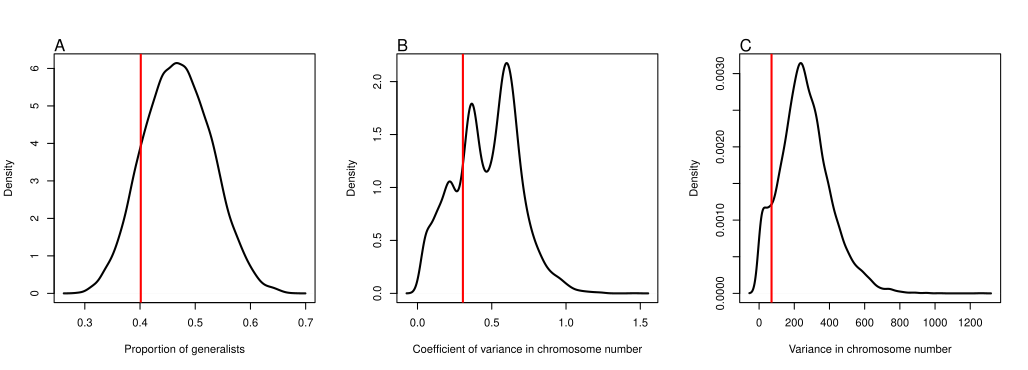

This figure's R source:
# Terrence Sylvester
# pradakshanas@gmail.com
# August 31, 2021

# read in data
load("../results/6a.model.adequacy.test.Lepidoptera.rate.analysis.feeding.RData")

# get the proportion of non direct developing taxa 
par(mfcol = c(1,3))
prop.Gen <- c()
for(i in 1:100){
  for(j in 1:100){
    prop.Gen <-  c(prop.Gen, sum(results.final[[i]]$states[[j]])/length(results.final[[i]]$states[[j]]))
  }
}
#plot the proportion of non direct development
plot(density(prop.Gen),
     main = "",
     xlab = "Proportion of generalists",
     lwd = 2)
abline(v = sum(MCMC.dat$gen.prob)/nrow(MCMC.dat),
       col = "red",
       lwd = 2)
#plot title
mtext(text = "A",
      line = 0,
      outer = F,
      side = 3,
      adj = 0,
      cex = 1)
# observed coefficient of variance in chromosome number
obs.coef.var <- sd(MCMC.dat$Chroms) / mean(MCMC.dat$Chroms)
# simulated coefficient of variance in chromosome number
sim.coef.var <- c()
for(i in 1:100){
  for(j in 1:100){
    sim.coef.var <- c(sim.coef.var,(sd(results.final[[i]]$chroms[[j]])/mean(results.final[[i]]$chroms[[j]])))
  }
}
plot(density(sim.coef.var),
     xlab = "Coefficient of variance in chromosome number",
     main = "",
     lwd = 2)
abline(v = obs.coef.var,
       col = "red",
       lwd = 2)
#plot title
mtext(text = "B",
      line = 0,
      outer = F,
      side = 3,
      adj = 0,
      cex = 1)
# observed variance in chromosome number
obs.var <- var(MCMC.dat$Chroms)
# simulated variance in chromosome number
sim.var <- c()
for(i in 1:100){
  for(j in 1:100){
    sim.var <- c(sim.var,(var(results.final[[i]]$chroms[[j]])))
  }
}
plot(density(sim.var),
     xlab = "Variance in chromosome number",
     main = "",
     lwd = 2)
abline(v = obs.var,
       col = "red",
       lwd = 2)
#plot title
mtext(text = "C",
      line = 0,
      outer = F,
      side = 3,
      adj = 0,
      cex = 1)
